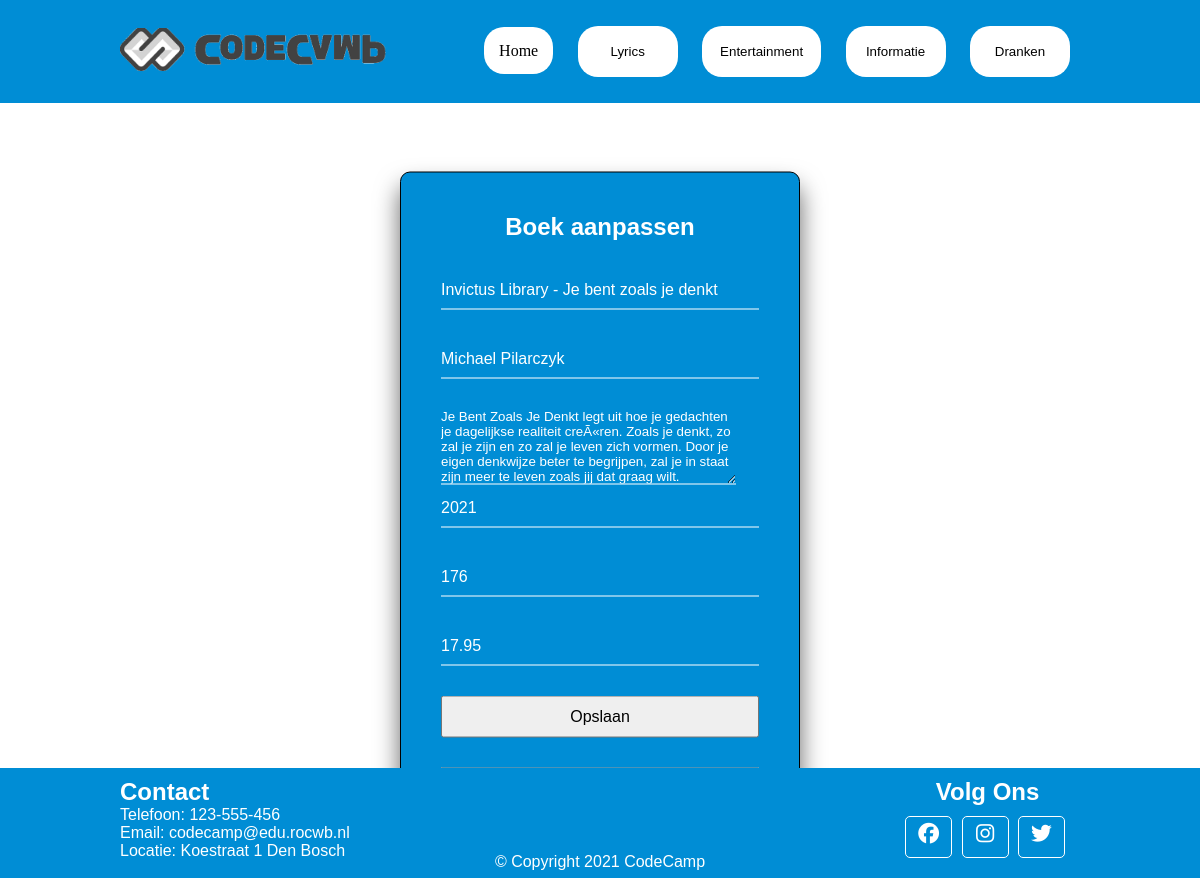
The app's page /tasks/edit.php?id=2 with its own data.
### tables this page shows
CREATE TABLE IF NOT EXISTS `boeken` (
  `id` int(11) unsigned NOT NULL AUTO_INCREMENT,
  `titel` varchar(50) NOT NULL,
  `auteur` varchar(50) NOT NULL,
  `jaartal` int(11) NOT NULL DEFAULT '0',
  `pagina` int(11) NOT NULL DEFAULT '0',
  `prijs` decimal(8,2) NOT NULL,
  `beschrijving` varchar(255) DEFAULT NULL,
  PRIMARY KEY (`id`)
);

### tasks/edit.php (the view, shortened to what this page needs)
<!DOCTYPE html>
<html lang="en">
<head>
    <link rel="stylesheet" href="../css/main.css">
</head>
<body>
    <?php
    require_once('../header.php');
    ?>
    <div class="form">
        <h2>Boek aanpassen</h2>
        <?php
        $id = $_GET['id'];
        require_once '../backend/conn.php';
        $query = "SELECT * FROM boeken WHERE id = :id";
        $statement = $conn->prepare($query);
        $statement->execute([":id" => $id]);
        $boek = $statement->fetch(PDO::FETCH_ASSOC);
        ?>
        <form action="../backend/formulierController.php" method="POST">
            <div class="form-input">
                <input type="text" name="titel" id="titel" placeholder="Titel" value="<?php echo $boek['titel']; ?>">
            </div>
            <div class="form-input">
                <input type="text" name="auteur" id="auteur" placeholder="Auteur" value="<?php echo $boek['auteur']; ?>">
            </div>
            <div class="form-input">
                <textarea name="beschrijving" id="beschrijving" placeholder="Beschrijving" cols="35" rows="5"><?php echo $boek['beschrijving']; ?></textarea>
            </div>
            <div class="form-input">
                <input type="text" name="jaartal" id="jaartal" placeholder="Jaartal" value="<?php echo $boek['jaartal']; ?>">
            </div>
            <div class="form-input">
                <input type="number" name="pagina" id="pagina" placeholder="Pagina's" value="<?php echo $boek['pagina']; ?>">
            </div>
            <div class="form-input">
                <input type="text" name="prijs" id="prijs" placeholder="Prijs" value="<?php echo $boek['prijs']; ?>">
            </div>
            <div class="form-group">
				<input type="submit" value="Opslaan">
			</div>
        </form>
        <form action="../backend/formulierController.php" method="POST">
            <div class="form-group">
            </div>
        </form>
    </div>
    <?php
    require_once('../footer.php');
    ?>
</body>
</html>

### css/main.css (style rules this page uses)
:root { --red: #cc0000; --green: #9cd9a8; --blue: #4682b4; --brown: #b97d4b; --headFoot: #008dd5; --hoverColor: lightgray; --yellow: yellow; --purple: purple; --lightgray: #e4e4e4; --white: white; --black: black; }
* { font-family: verdana, Arial, Helvetica, sans-serif; text-decoration: none; margin: 0; padding: 0; }
.form { position: absolute; top: 60%; left: 50%; width: 400px; padding: 40px; transform: translate(-50%, -50%); background-color: var(--headFoot); box-sizing: border-box; box-shadow: 0 15px 25px rgba(0,0,0,.6); border-radius: 10px; border: 1px solid var(--black); }
.form h2 { margin: 0 0 30px; padding: 0; color: #fff; text-align: center; }
.form .form-input { position: relative; }
.form .form-input input { width: 100%; padding: 10px 0; font-size: 16px; color: white; margin-bottom: 30px; border: none; border-bottom: 1px solid #fff; outline: none; background: transparent; }
.form .form-group { position: relative; }
.form .form-group input { width: 100%; padding: 10px 0; font-size: 16px; margin-bottom: 30px; outline: none; }
textarea { background-color: #008dd5; color: white; border: none; border-bottom: 1px solid #fff;; }

### records on screen
boeken: titel "Invictus Library - Je bent zoals je denkt", auteur "Michael Pilarczyk", beschrijving "Je Bent Zoals Je Denkt legt uit hoe je gedachten je dagelijkse realiteit creÃ«ren. Zoals je denkt, zo zal je zijn en zo zal je leven zich vormen. Door je eigen denkwijze beter te begrijpen, zal je in staat zijn meer te leven zoals jij dat graag wilt.", jaartal "2021", pagina "176", prijs "17.95"
